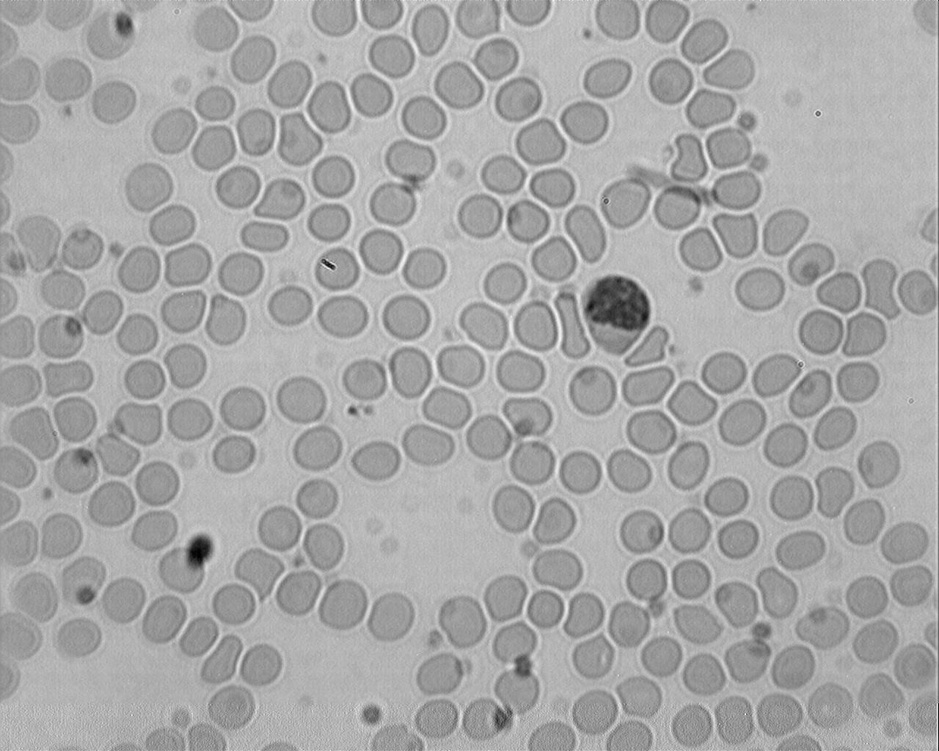
#> input picture traitement d'image/Cellules_de_sang_humain_au_microscope_optique.jpg, 939 x 751 px, shrunk from 1280 x 1024 before the run, found by its file name
$ python 'traitement image.py'
#> lines starting #> are read from the running program, lines starting #| are printed output that depends on the picture
import math
import random
from PIL import Image, ImageEnhance
import numpy
import matplotlib
matplotlib.use('TkAgg')

path='C:\\Users\\User\\Downloads\\'
filename='Cellules_de_sang_humain_au_microscope_optique.jpg'


#Read image
image = Image.open( path+filename )
#> image is the input picture: PIL image 939x751 RGB; min 1, max 254, mean 167.2
#Read pixels
pixels = image.load()

# image size
size = image.size
#> size = (939, 751)
print("Taille de l'image (largeur,heuteur): "+str(size))
#| Taille de l'image (largeur,heuteur): (939, 751)

data=[]
for x in range(size[0]):
    for y in range(size[1]):
        data.append(pixels[x, y][1])  # pour Histogramme
        R = pixels[x, y][0] # Couleur Rouge
        V = pixels[x, y][1] # Couleur Verte
        B = pixels[x, y][2] # Couleur Bleu
        pixels[x, y] = (B,V,R)
#> after the loop, data = 705189 items

# Affiche l'image
image.show()
# Enregictre l'image
image.save(path +'Save.png', "PNG")


def nuance_de_gris(img):
    for x in range(size[0]):
        for y in range(size[1]):
            data.append(pixels[x, y][1])  # pour Histogramme
            B = pixels[x, y][2]  # Couleur Bleu
            pixels[x, y] = (B, B, B)
#> after the loop, data = 1410378 items
    img.show()

# [13 lines left out: function show_black_white, not called in this run]

def show_negative_value(img):
    for x in range(size[0]):
        for y in range(size[1]):
            data.append(pixels[x, y][1])  # pour Histogramme
            R = pixels[x, y][0]  # Couleur Rouge
            V = pixels[x, y][1]  # Couleur Verte
            B = pixels[x, y][2]  # Couleur Bleu
            B = 255 - B
            R = 255 - R
            V = 255 - V
            pixels[x, y] = (R, V, B)
#> after the loop, data = 2115567 items
    img.show()
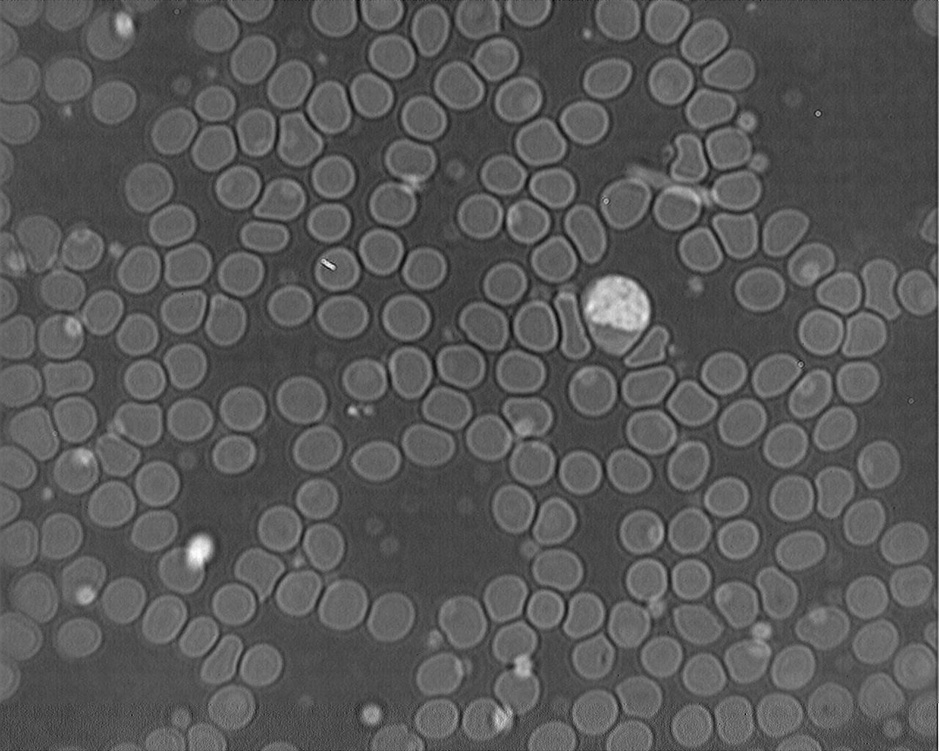
#> shown: PIL image 939x751 RGB; min 1, max 254, mean 87.8

# [88 lines left out: functions contraste_gris, flou_uniforme, flou_non_uniforme, bruiter_image, debruiter_image, not called in this run]

def compter_cellule():
    nuance_de_gris(image)
    show_negative_value(image)
    image.show()

# [7 lines of commented-out code are left out]

compter_cellule()
# Ouvre dans un tableau 3D l'image [Ligne][Colonne][Couleur]
pix = numpy.array(image)

# Pixel Rouge(0) en position 0,0
print(pix[0][0][0])
#| 91
print(pixels[0,0][0])
#| 91

# Création d'une nouvelle image et l'affiche
newimage = Image.fromarray(pix)
newimage.show()


# Affiche un Histogramme
import matplotlib.pyplot as plt
plt.hist(data,range=(0,255),bins=256)
plt.show()
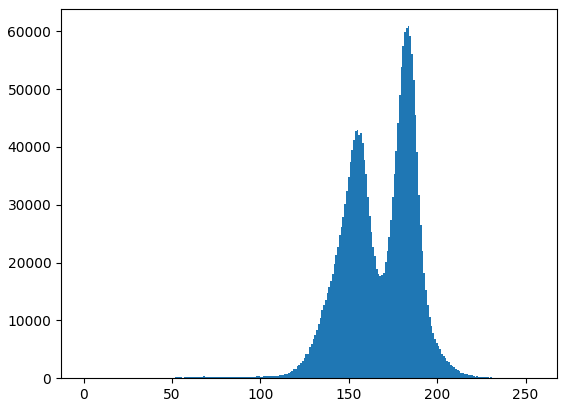
#> figure drawn by matplotlib, 1 panel; tallest bar 60876 high, from x = 183.3 to 184.3
